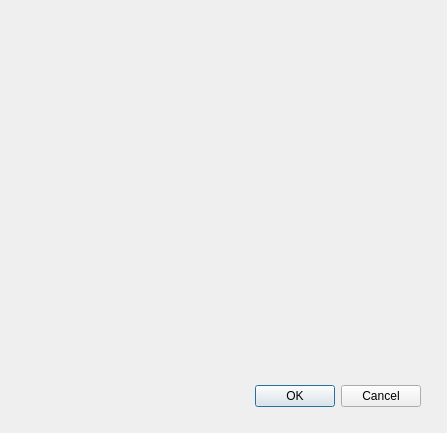
<?xml version="1.0" encoding="UTF-8"?>
<ui version="4.0">
 <class>Dialog</class>
 <widget class="QDialog" name="Dialog">
  <property name="geometry">
   <rect>
    <x>0</x>
    <y>0</y>
    <width>447</width>
    <height>433</height>
   </rect>
  </property>
  <property name="windowTitle">
   <string>Dialog</string>
  </property>
  <widget class="QDialogButtonBox" name="buttonBox">
   <property name="geometry">
    <rect>
     <x>80</x>
     <y>380</y>
     <width>341</width>
     <height>32</height>
    </rect>
   </property>
   <property name="orientation">
    <enum>Qt::Horizontal</enum>
   </property>
   <property name="standardButtons">
    <set>QDialogButtonBox::Cancel|QDialogButtonBox::Ok</set>
   </property>
  </widget>
 </widget>
 <resources/>
 <connections>
  <connection>
   <sender>buttonBox</sender>
   <signal>accepted()</signal>
   <receiver>Dialog</receiver>
   <slot>accept()</slot>
   <hints>
    <hint type="sourcelabel">
     <x>248</x>
     <y>254</y>
    </hint>
    <hint type="destinationlabel">
     <x>157</x>
     <y>274</y>
    </hint>
   </hints>
  </connection>
  <connection>
   <sender>buttonBox</sender>
   <signal>rejected()</signal>
   <receiver>Dialog</receiver>
   <slot>reject()</slot>
   <hints>
    <hint type="sourcelabel">
     <x>316</x>
     <y>260</y>
    </hint>
    <hint type="destinationlabel">
     <x>286</x>
     <y>274</y>
    </hint>
   </hints>
  </connection>
 </connections>
</ui>
